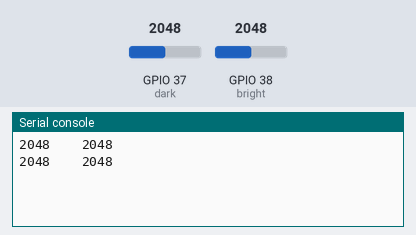
Simulated run of this program. Board: ESP32 board running MicroPython. Parts: the last lines printed to the serial console. The inputs (shaded band) are chosen by the test bench; at power-on: GPIO 37 (dark) = 2048, GPIO 38 (bright) = 2048 (analog values on the 0–4095 scale).

Above: at 1.2 s.
1.3 s: GPIO 37 (dark) set to 2866
At 2.6 s:
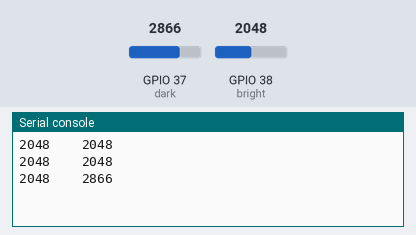
2.8 s: GPIO 38 (bright) set to 2866
At 3.4 s:
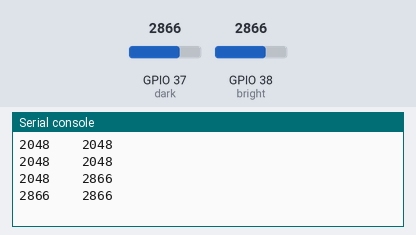
4.3 s: GPIO 37 (dark) set to 3603
At 5.6 s:
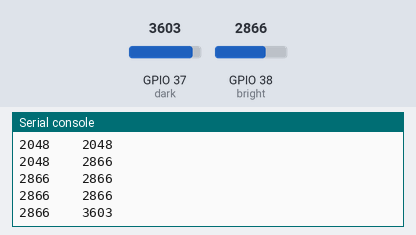
5.8 s: GPIO 38 (bright) set to 3603
At 6.8 s:
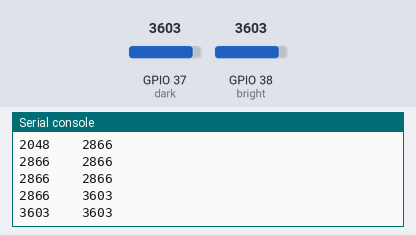
Timing chart, 0 to 8.3 s (numbered marks = the images above; inputs shaded):
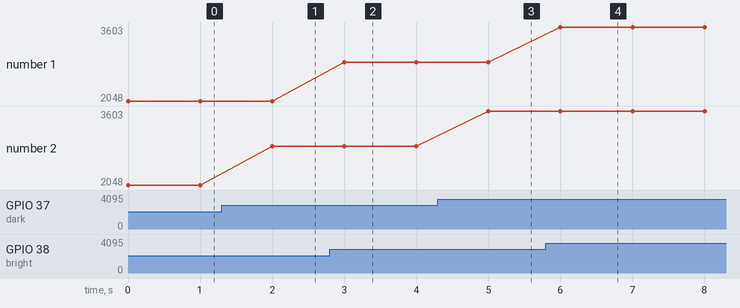

Measured:
- after the input at 1.3 s, the serial console: prints a new line after 0.70 s (image 1)
- after the input at 2.8 s, the serial console: prints a new line after 0.20 s (image 2)
- after the input at 4.3 s, the serial console: prints a new line after 0.70 s (image 3)
- after the input at 5.8 s, the serial console: prints a new line after 0.20 s (image 4)
- plotted number 2: 2048 → 2866 after the input at 1.3 s, 2866 → 3603 after the input at 4.3 s

The program:

Photocell_GL5528.py
```python
'''
Brandon Gant
Created: 2020-08-11
Updated: 2020-09-09
'''

from machine import Pin,ADC
from time import sleep

bright = ADC(Pin(38))  #  1K voltage divider resistor
dark = ADC(Pin(37))    # 51K voltage divider resistor

bright.atten(ADC.ATTN_11DB)
bright.width(ADC.WIDTH_12BIT)

dark.atten(ADC.ATTN_11DB)
dark.width(ADC.WIDTH_12BIT)

while True:
    print("%s    %s" % (bright.read(),dark.read()))
    sleep(1)
```
